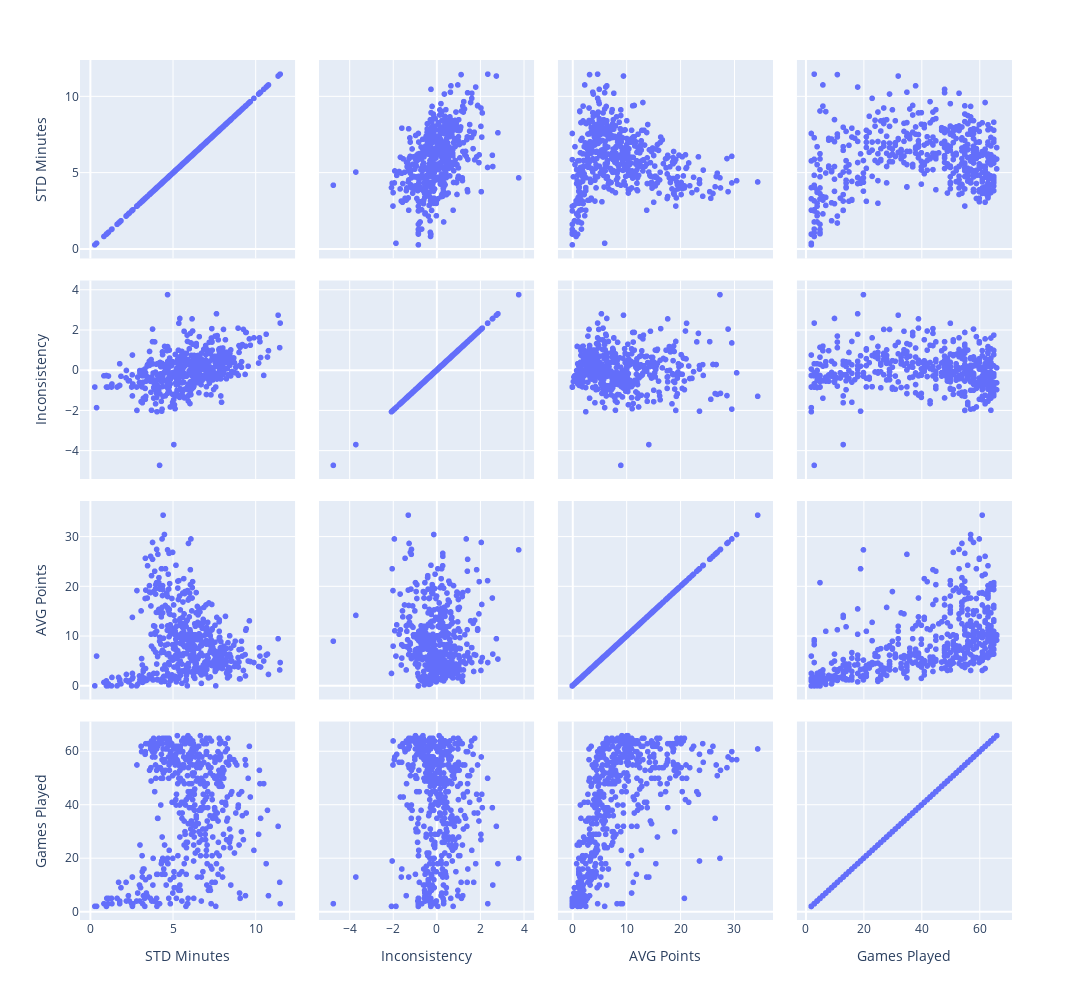

The cell this chart's notebook holds for it:
### Code cell
import plotly.express as px
fig = px.scatter_matrix(df,
                       width= 1500,
                       height = 1000,
                       dimensions= ['STD Minutes', 'Inconsistency','AVG Points','Games Played'],
                       hover_name = "Name" 
                       )
fig.show()

### Figure 1 — Plotly figure (JSON) as saved in the notebook; plotly's stock layout.template omitted (floating-point values rounded to 4 significant figures; data arrays with more than 128 entries replaced by an {"elided": "..."} marker saying what was removed)
{"data": [{"dimensions": [{"axis": {"matches": true}, "label": "STD Minutes", "values": {"elided": "508 float values"}}, {"axis": {"matches": true}, "label": "Inconsistency", "values": {"elided": "508 float values"}}, {"axis": {"matches": true}, "label": "AVG Points", "values": {"elided": "508 float values"}}, {"axis": {"matches": true}, "label": "Games Played", "values": {"elided": "508 int values"}}], "hovertemplate": "<b>%{hovertext}</b><br><br>%{xaxis.title.text}=%{x}<br>%{yaxis.title.text}=%{y}<extra></extra>", "hovertext": {"elided": "508 str values"}, "legendgroup": "", "marker": {"color": "#636efa", "symbol": "circle"}, "name": "", "showlegend": false, "type": "splom"}], "layout": {"dragmode": "select", "height": 1000, "legend": {"tracegroupgap": 0}, "margin": {"t": 60}, "width": 1500}}
